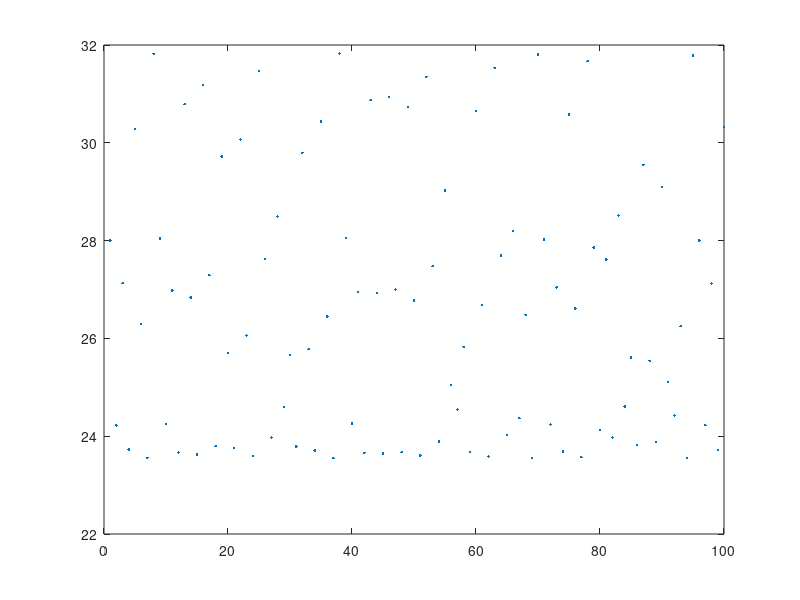

Write MATLAB code to recreate this figure. (Note: this script raises an error after producing the figure.)
%% Aguirre 10.4
close all; clear all;
clc
%% Real system - variables
a=2.6204; b=99.875; c=1417.1; d=46.429;
f=8.658;g=0.001223;h=-0.0441;r=-0.08381;s=0.001766;
a1=.3;a2=-2;a3=1.5;
b1=-.2;b2=1.3;
% auxiliary variables
% number of points on simulation
N=100;
% number of iteration on simulation
L=10;
% number of simulations
M=10;
%noise power
np=0.0005;
% initialization variables
y=zeros(N, 1);
nn_dim=3;
nd_dim=2;
nn_nd_dim=nn_dim+nd_dim;
theta=zeros(L+1,nn_nd_dim);
phy=zeros(nn_nd_dim,1);
psi=zeros(N,nn_nd_dim);
%% model
t_exp=  [0 3 2 1 2];
yu=     [1 1 1 1 1];
yu_regr=[1 1 1 1 1];
%%
v=zeros(L,1);
u=ones(N, 1);
y(1)=28;

for m=1:M
    
    %% Simulation of real system
    for k=2:N
        %y(k)=(a1*y(k-1)^3+a2*u(k-1)^2+a3*y(k-1))/(1+b1*y(k-1)^3+b2*y(k-1)^2);%+rand(1)*np;
        %y(k)=(a1*y(k-1)^2+a2*y(k-2)+a3*u(k-1))/(b-y(k-2)^3)+rand(1)*np;
        y(k)=d*exp(22-y(k-1))+ ((a*y(k-1)^2-b*y(k-1)+c)/y(k-1))+rand(1)*np;
        %y(k)=(f+g*y(k-1)^3+h*y(k-1)^2)/(1+r*y(k-1)+s*y(k-1)^2)+rand(1)*np;
    end
   % plot_y_y1(y);
    plot(y,'.');
    psi = f_get_psi(y, u, nn_nd_dim, nn_dim,  t_exp, yu, yu_regr);
    %inv(psi'*psi)*psi'*y
    theta(1,:)=(psi'*psi)\(psi'*y);
    
    %% here we got the first estimative, now we start the loop
    l=1;
    err=ones(1,nn_nd_dim);
    % we can't have a precision bigger than the noise power
    while (max(abs(err)) > np*2)
        yc=f_y_model(y(1), N, u, theta(l,:), nn_dim, t_exp, yu, yu_regr);
        %% step 2 -  calc the variance
        v(l)=cov(y-yc);
        %step 4
        PHY=f_get_PHY(y, nn_nd_dim, nn_dim, t_exp, yu, yu_regr);
        for i=nn_dim+1:nn_nd_dim
            aux=0;
            for k=1:N
                aux=aux-(y(k)^t_exp(i));
            end
            phy(i,1)=aux;
        end
        theta(l+1,:)=(psi'*psi-v(l)*PHY)\ (psi'*y-v(l)*phy);
        delta(l,:)=theta(l+1,:)-theta(l,:);
        err(1,:)=delta(l);
        % to be used in graphic plotting
        nna(m)=theta(l+1,1);
        nnb(m)=theta(l+1,2);
        nnc(m)=theta(l+1,3);
        nda(m)=theta(l+1,4);
        ndb(m)=theta(l+1,5);
        l=l+1;
    end
    theta
    delta
    v(l-1)
    f_plot_y_y1(yc);
end %J
f_draw_elipse(nda, ndb)

